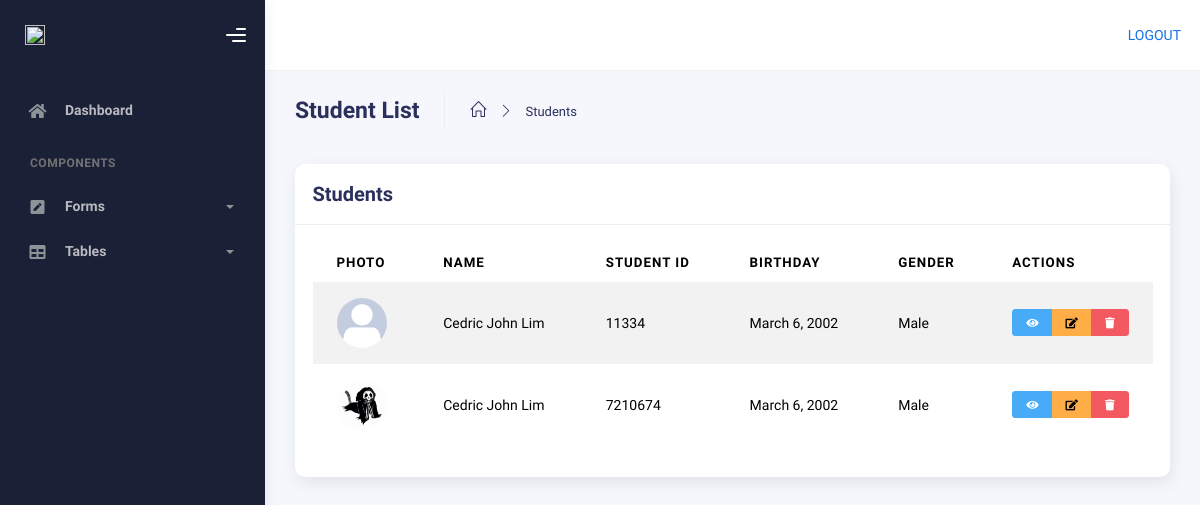
/admin-page/student-list/, run on an earlier commit of the app's database.
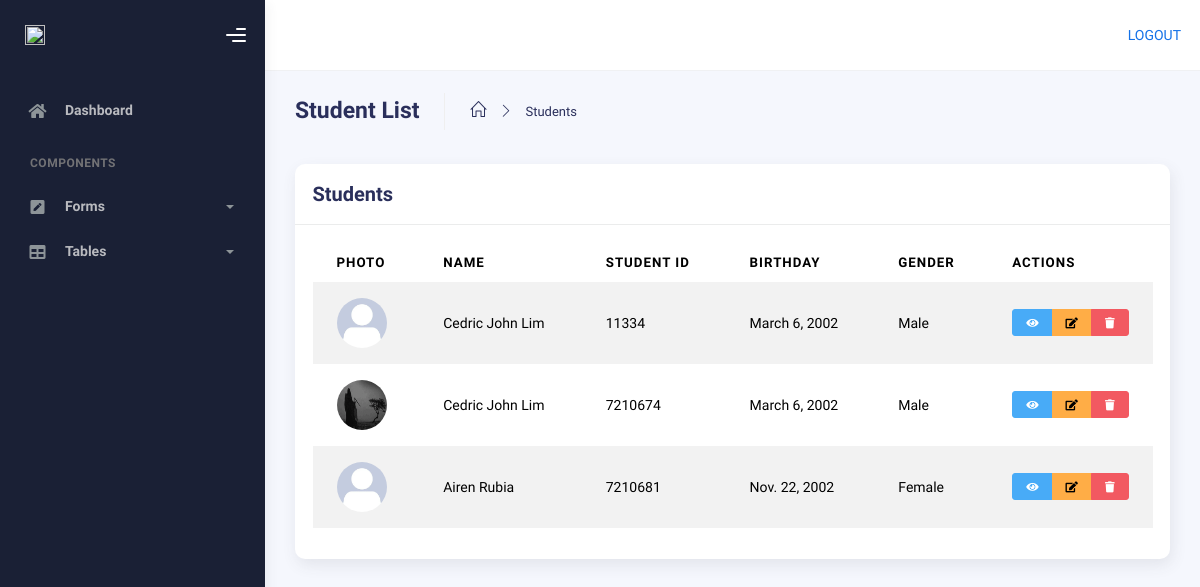
And on a later commit of the database.
### AppCodingNexus/models.py (models this page shows, shortened)
class UserProfile(models.Model):
    user = models.OneToOneField(User, on_delete=models.CASCADE)
    studentID = models.IntegerField(null=True, blank=True)
    display_photo = models.ImageField(upload_to='profile_pics/', default='default.jpg')
    firstname = models.CharField(max_length=50)
    lastname = models.CharField(max_length=50)
    birthday = models.DateField()
    gender = models.CharField(max_length=15, null=True, blank=True)
    role = models.CharField(max_length=20,choices=[('Student', 'Student'), ('Instructor', 'Instructor')], blank=True)
    bio = models.TextField(blank=True)
    is_deleted = models.BooleanField(default=False)
    deletion_requested = models.DateTimeField(null=True, blank=True)

### AppCodingNexus/views.py (the view)
# urls.py: path('admin-page/student-list/', views.student_list, name='student-list'),
def student_list(request):
    students = UserProfile.objects.filter(role='Student')
    return render(request, 'admin_page/tables/student_table.html', {'students': students})

### templates/admin_page/tables/student_table.html (shortened to what this page needs)
{% extends "admin_page/base.html" %}
{% load static %}
{% block content %}
<div class="container">
  <div class="page-inner">
    <div class="page-header">
      <h3 class="fw-bold mb-3">Student List</h3>
      <ul class="breadcrumbs mb-3">
        <li class="nav-home">
          <a href="{% url 'admin-page' %}">
            <i class="icon-home"></i>
          </a>
        </li>
        <li class="separator">
          <i class="icon-arrow-right"></i>
        </li>
        <li class="nav-item">
          <a href="#">Students</a>
        </li>
      </ul>
    </div>
    <div class="row">
      <div class="col-md-12">
        <div class="card">
          <div class="card-header">
            <div class="d-flex justify-content-between align-items-center">
              <h4 class="card-title">Students</h4>
            </div>
          </div>
          <div class="card-body">
            <div class="table-responsive">
              <table id="basic-datatables" class="display table table-striped table-hover">
                <thead>
                  <tr>
                    <th>Photo</th>
                    <th>Name</th>
                    <th>Student ID</th>
                    <th>Birthday</th>
                    <th>Gender</th>
                    <th style="width: 150px;">Actions</th>
                  </tr>
                </thead>
                <tbody>
                  {% for student in students %}
                  <tr>
                    <td>
                      <img src="{{ student.display_photo.url }}" alt="Profile Photo"
                           width="50" height="50" class="rounded-circle">
                    </td>
                    <td>{{ student.firstname }} {{ student.lastname }}</td>
                    <td>{{ student.studentID }}</td>
                    <td>{{ student.birthday }}</td>
                    <td>{{ student.gender }}</td>
                    <td>
                      <div class="btn-group" role="group">
                        <a href="{% url 'student-view' student.id %}"
                           class="btn btn-info btn-sm"
                           data-toggle="tooltip"
                           title="View Details">
                          <i class="fas fa-eye"></i>
                        </a>
                        <a href="{% url 'student-edit' student.id %}"
                           class="btn btn-warning btn-sm"
                           data-toggle="tooltip"
                           title="Edit">
                          <i class="fas fa-edit"></i>
                        </a>
                        <button type="button"
                                class="btn btn-danger btn-sm"
                                data-toggle="modal"
                                data-target="#deleteModal{{ student.id }}"
                                data-toggle="tooltip"
                                title="Delete">
                          <i class="fas fa-trash"></i>
                        </button>
                      </div>
                    </td>
                  </tr>
                  {% endfor %}
                </tbody>
              </table>
            </div>
          </div>
        </div>
      </div>
    </div>
  </div>
</div>
<link rel="stylesheet" href="https://cdn.datatables.net/1.11.5/css/jquery.dataTables.min.css">
{% endblock %}

What changed in the data, as far as the page shows it:
changed UserProfile (number 2 of 3 on the later page): display_photo: a different picture
added UserProfile: display_photo (placeholder picture), firstname "Airen", lastname "Rubia", studentID "7210681", birthday "Nov. 22, 2002", gender "Female"
